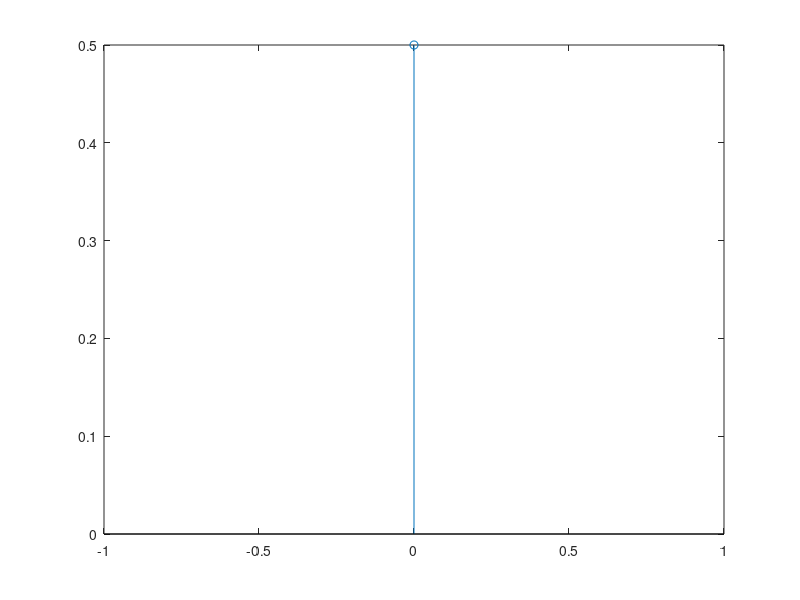

The MATLAB source for this figure: (Note: this script raises an error after producing the figure.)
clear all
clc

N=500;
h1=[];

for n=-N:N  
    if n==0
        hn=1/2;
        stem(0,1/2);
    else
%         hn=((sin(n*pi)-sin(2*n*pi))/(n*pi));
        hn=((sin(n)-sin(n*0.7))/(n));
    end
    h1 =[h1,hn];
end

load handel.mat
[y,fs]=audioread('sample.wav');
y = y(:,1);
dt = 1/fs;
t = 0:dt:(length(y)*dt)-dt;
figure(1);
plot(y); xlabel('Seconds'); ylabel('Amplitude');
y=conv(y,h1);
figure(2);
plot(y); xlabel('Seconds'); ylabel('Amplitude');
sound(y,fs);
figure(3);
freqz(y);